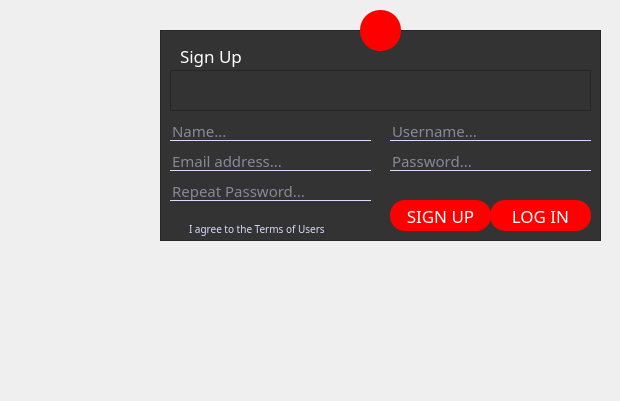
<?xml version="1.0" encoding="UTF-8"?>
<ui version="4.0">
 <class>registration</class>
 <widget class="QDialog" name="registration">
  <property name="geometry">
   <rect>
    <x>0</x>
    <y>0</y>
    <width>620</width>
    <height>401</height>
   </rect>
  </property>
  <property name="windowTitle">
   <string>Dialog</string>
  </property>
  <property name="styleSheet">
   <string notr="true">QWidget
{
background:url(:/first/lib.jpg);
}
*{
font-family:century gothic;
font-size:17px;
}
QFrame
{
background: #333;

}
QToolButton
{
background: red;
border-radius:20px;
}
QPushButton
{
color: white;
background: red;
border-radius:15px;
}
QLabel
{
color:white;
}
QPushButton:hover
{
color:#333;
border-radius:15px;
background: #379eff;
}
QLineEdit
{
background:transparent;
border:none;
color:#dddbff;
border-bottom:1px solid #dddbff;
font-size:15px;
}
#register_2
{
background:transparent;
border:none;
font-size:14px;
color:red;
}
#register_2:hover
{
color:#379eff;

}
QCheckBox
{
background: transparent;
color:#dddbff;
font-size:10px;
}
QTextBrowser
{
font-size: 13px;
color:#dddbff;
}</string>
  </property>
  <widget class="QFrame" name="frame">
   <property name="geometry">
    <rect>
     <x>160</x>
     <y>30</y>
     <width>441</width>
     <height>211</height>
    </rect>
   </property>
   <property name="frameShape">
    <enum>QFrame::StyledPanel</enum>
   </property>
   <property name="frameShadow">
    <enum>QFrame::Raised</enum>
   </property>
   <widget class="QLabel" name="label">
    <property name="geometry">
     <rect>
      <x>20</x>
      <y>10</y>
      <width>111</width>
      <height>31</height>
     </rect>
    </property>
    <property name="text">
     <string>Sign Up</string>
    </property>
   </widget>
   <widget class="QLineEdit" name="name">
    <property name="geometry">
     <rect>
      <x>10</x>
      <y>90</y>
      <width>201</width>
      <height>21</height>
     </rect>
    </property>
    <property name="inputMask">
     <string/>
    </property>
    <property name="text">
     <string/>
    </property>
    <property name="cursorPosition">
     <number>0</number>
    </property>
    <property name="placeholderText">
     <string>Name...</string>
    </property>
   </widget>
   <widget class="QLineEdit" name="email">
    <property name="geometry">
     <rect>
      <x>10</x>
      <y>120</y>
      <width>201</width>
      <height>21</height>
     </rect>
    </property>
    <property name="inputMask">
     <string/>
    </property>
    <property name="text">
     <string/>
    </property>
    <property name="placeholderText">
     <string>Email address...</string>
    </property>
   </widget>
   <widget class="QLineEdit" name="password">
    <property name="geometry">
     <rect>
      <x>230</x>
      <y>120</y>
      <width>201</width>
      <height>21</height>
     </rect>
    </property>
    <property name="inputMask">
     <string/>
    </property>
    <property name="text">
     <string/>
    </property>
    <property name="echoMode">
     <enum>QLineEdit::Password</enum>
    </property>
    <property name="placeholderText">
     <string>Password...</string>
    </property>
   </widget>
   <widget class="QLineEdit" name="repassword">
    <property name="geometry">
     <rect>
      <x>10</x>
      <y>150</y>
      <width>201</width>
      <height>21</height>
     </rect>
    </property>
    <property name="inputMask">
     <string/>
    </property>
    <property name="text">
     <string/>
    </property>
    <property name="echoMode">
     <enum>QLineEdit::Password</enum>
    </property>
    <property name="placeholderText">
     <string>Repeat Password...</string>
    </property>
   </widget>
   <widget class="QCheckBox" name="agree">
    <property name="geometry">
     <rect>
      <x>10</x>
      <y>190</y>
      <width>171</width>
      <height>17</height>
     </rect>
    </property>
    <property name="text">
     <string>I agree to the Terms of Users</string>
    </property>
   </widget>
   <widget class="QTextBrowser" name="textBrowser">
    <property name="geometry">
     <rect>
      <x>10</x>
      <y>40</y>
      <width>421</width>
      <height>41</height>
     </rect>
    </property>
   </widget>
   <widget class="QPushButton" name="signup">
    <property name="geometry">
     <rect>
      <x>230</x>
      <y>170</y>
      <width>101</width>
      <height>31</height>
     </rect>
    </property>
    <property name="text">
     <string>SIGN UP</string>
    </property>
   </widget>
   <widget class="QLineEdit" name="username">
    <property name="geometry">
     <rect>
      <x>230</x>
      <y>90</y>
      <width>201</width>
      <height>21</height>
     </rect>
    </property>
    <property name="inputMask">
     <string/>
    </property>
    <property name="text">
     <string/>
    </property>
    <property name="placeholderText">
     <string>Username...</string>
    </property>
   </widget>
   <widget class="QPushButton" name="exit">
    <property name="geometry">
     <rect>
      <x>330</x>
      <y>170</y>
      <width>101</width>
      <height>31</height>
     </rect>
    </property>
    <property name="font">
     <font>
      <family>century gothic</family>
      <pointsize>-1</pointsize>
      <weight>50</weight>
      <italic>false</italic>
      <bold>false</bold>
     </font>
    </property>
    <property name="text">
     <string>LOG IN</string>
    </property>
   </widget>
  </widget>
  <widget class="QToolButton" name="toolButton">
   <property name="geometry">
    <rect>
     <x>360</x>
     <y>10</y>
     <width>41</width>
     <height>41</height>
    </rect>
   </property>
   <property name="text">
    <string/>
   </property>
   <property name="icon">
    <iconset resource="resource.qrc">
     <normaloff>:/first/login.png</normaloff>:/first/login.png</iconset>
   </property>
   <property name="iconSize">
    <size>
     <width>128</width>
     <height>128</height>
    </size>
   </property>
  </widget>
 </widget>
 <resources>
  <include location="resource.qrc"/>
 </resources>
 <connections/>
</ui>
